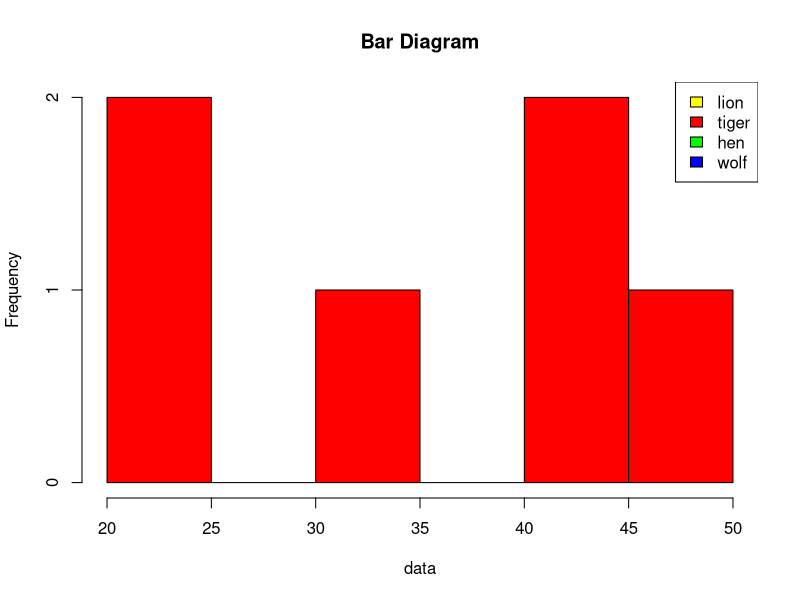

This figure's R source:
data=c(50,41,22,45,22,32)
labels=c("lion","tiger","hen","wolf")
myCol=c("yellow","red","green","blue")
png("1.png")
hist(data,col="red",main="Bar Diagram")
legend("topright",labels,fill=myCol)
dev.off()
